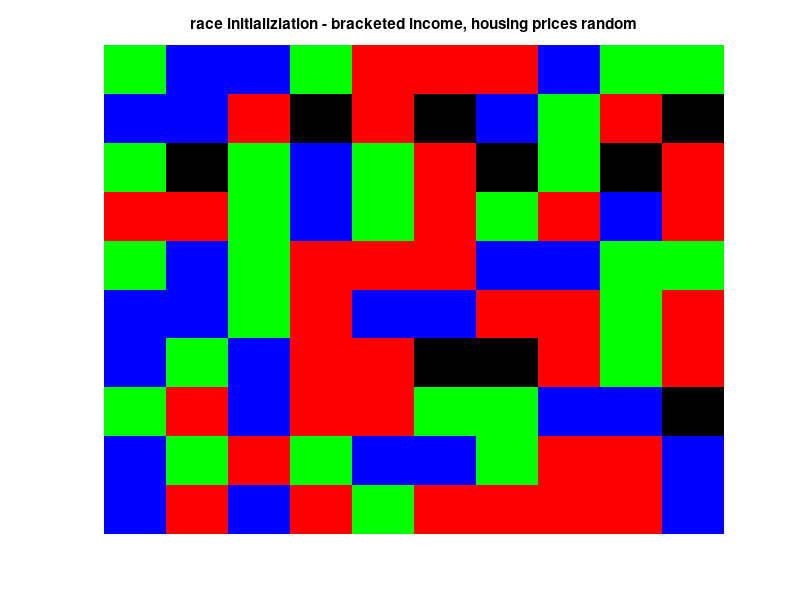
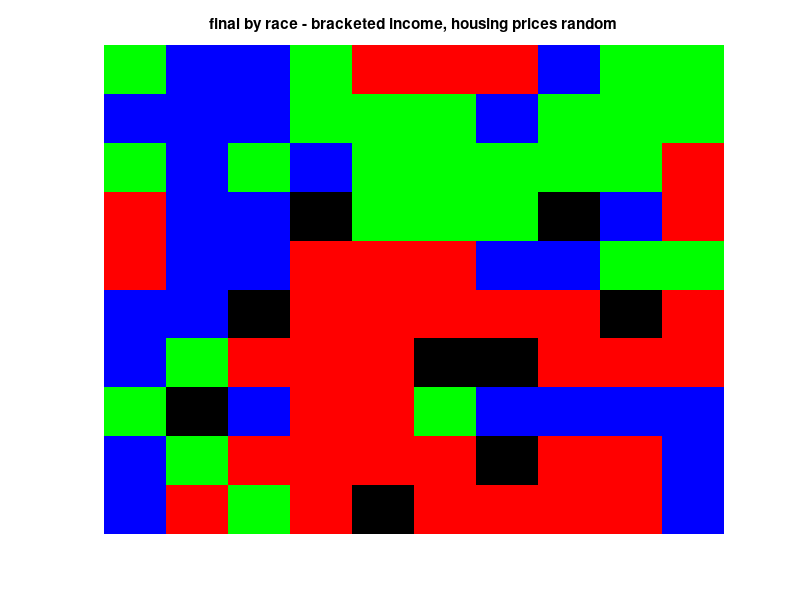
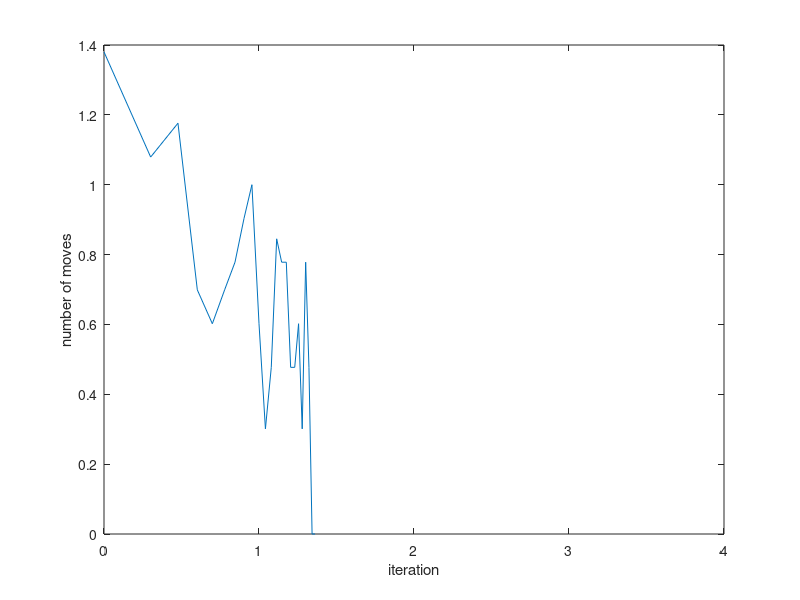

MATLAB code for these plots, in order:
% SYDE 332
% Racial Segregation Model Attempt

% size of grid
n = 10;

% proportion of vacancies
vacanicies_proportion = 0.1;

% number of races
T = 3;

% number of economic brackets
E = 3;

% colors
map = [0 0 0; 1 0 0; 0 1 0; 0 0 1];

% racial dispreference parameter
% minimum fraction of friends that I need to be satisfied
F = 4/8;

max_iterations = 10000;

% initialize
z = zeros(n,n,3);

for i=1:n
    for j=1:n
        if rand > vacanicies_proportion
            z(i,j,1) = randi(T);
            z(i,j,2) = randi(E);
        end
        z(i,j,3) = randi(E);
    end
end

[row,col] = find(z(:,:,1)==0);
pos_vacancies = [row col];

figure,
imagesc(z(:,:,1));
colormap(map);
title('race initializiation - bracketed income, housing prices random');
axis('off');

% figure,
% imagesc(z(:,:,2));
% colormap(map);
% title('economics initializiation');
% axis('off');

number_of_moves = zeros(1,max_iterations);

%% run simulation
seg = [];
total_neighbours = 8;

for k=1:max_iterations
    x = randperm(n);
    for i=x
        y = randperm(n);
        for j=y
            if z(i,j)~=0
                not_like_me = 0;

                if i~=1 && z(i-1,j) ~= z(i,j) && z(i-1,j) ~=0
                    not_like_me = not_like_me +1;
                end
                if i~=n && z(i+1,j) ~= z(i,j) && z(i+1,j) ~=0
                    not_like_me = not_like_me +1;
                end
                if j~=1 && z(i,j-1) ~= z(i,j) && z(i,j-1) ~=0
                    not_like_me = not_like_me +1;
                end
                if j~=n && z(i,j+1) ~= z(i,j) && z(i,j+1) ~=0
                    not_like_me = not_like_me +1;
                end
                if i~=1 && j~=1 && z(i-1,j-1) ~= z(i,j) && z(i-1,j-1) ~= 0
                    not_like_me = not_like_me +1;
                end
                if i~=1 && j~=n && z(i-1,j+1) ~= z(i,j) && z(i-1,j+1) ~= 0
                    not_like_me = not_like_me +1;
                end
                if i~=n && j~=1 && z(i+1,j-1) ~= z(i,j) && z(i+1,j-1) ~= 0
                    not_like_me = not_like_me +1;
                end
                if i~=n && j~=n && z(i+1,j+1) ~= z(i,j) && z(i+1,j+1) ~= 0
                    not_like_me = not_like_me +1;
                end
                
                friends = total_neighbours - not_like_me;

                if friends/total_neighbours < F

                    new_x = randi(n);
                    new_y = randi(n);
                    
                    while (z(new_x,new_y,1) ~= 0) %%&& (z(new_x,new_y,3) > z(i,j,2))
                        new_x = randi(n);
                        new_y = randi(n);
               
                    end
                    
                    if z(new_x,new_y,3) <= z(i,j,2)
                        z(new_x,new_y,1) = z(i,j,1);
                        z(new_x,new_y,2) = z(i,j,2);
                        z(i,j,1) = 0;
                        z(i,j,2) = 0;
                        number_of_moves(k) = number_of_moves(k) + 1;
                    end
                    
%                     idx = randperm(length(pos_vacancies));
%                     
%                     p = 1;
%                     
%                     new_x = pos_vacancies(idx(p),1);
%                     new_y = pos_vacancies(idx(p),2);
% 
%                     z(new_x,new_y) = z(i,j);
%                     z(i,j) = 0;
%                     number_of_moves(k) = number_of_moves(k) + 1;
%                     pos_vacancies(idx(p),1) = i;
%                     pos_vacancies(idx(p),2) = j;
                    
                end
            end
%             imagesc(z(:,:,1));
%             colormap(map);
%             axis('off');
%             pause(0.001);

        end
    end
    
    if number_of_moves(k) == 0
        disp('number of iterations to convergence: ')
        disp(k);
        disp('total number of moves to convergence: ')
        disp(sum(number_of_moves));
        break;
    end
    
    % Calculate segregation
    SAME = [];

    for i=1:n
        for j=1:n

            race = z(i,j,1);
            s = 0;

            % Check that z(i,j,1) isn't a vacancy
            if race

                if i > 1 
                    if z(i-1,j,1) == race
                        s = s + 1;
                    end
                    
                    if j > 1 
                        if z(i-1,j-1,1) == race
                            s = s + 1;
                        end
                    end
                    
                    if j < n 
                        if z(i-1, j+1, 1) == race
                            s = s + 1;
                        end
                    end
                end

                if i < n 
                    if z(i+1,j,1) == race
                        s = s + 1;
                    end
                    
                    if j > 1 
                        if z(i+1,j-1,1) == race
                            s = s + 1;
                        end
                    end
                    
                    if j < n
                        if z(i+1, j+1, 1) == race
                            s = s + 1;
                        end
                    end
 
                end

                if j > 1 
                    if z(i,j-1,1) == race
                        s = s + 1;
                    end
                end

                if j < n 
                    if z(i,j+1,1) == race
                        s = s + 1;
                    end
                end 
                
            end
            
%             SAME = [SAME;s/num_neighbours];
        end
    end
    
%     avg_same = sum(SAME)/length(SAME);
%     seg = [seg; avg_same*100];
%     disp(seg);
end

% disp(length(seg));
% 
% figure,
% plot(k, seg);
% xlabel('iteration'), ylabel('segregation percentage');

figure,
imagesc(z(:,:,1));
colormap(map);
axis('off');
title('final by race - bracketed income, housing prices random');

% figure,
% imagesc(z(:,:,2));
% colormap(map);
% axis('off');
% title('final by economics');


%% plot number of moves
iterant = 1:max_iterations;
figure,
plot(log10(iterant), log10(number_of_moves));
xlabel('iteration'),ylabel('number of moves');

